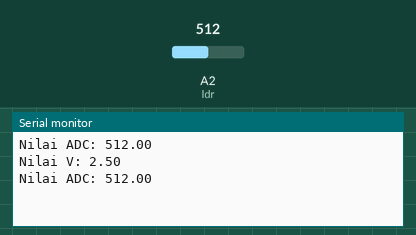
Recording of a sketch running on a simulated Arduino Uno, built with avr-gcc and run on an emulated ATmega328P. On the bench: the last lines printed to the serial monitor. The inputs (shaded band) are chosen by the test bench; at power-on: A2 (ldr) = 512.

Above: at 1.8 s.
1.9 s: A2 (ldr) set to 716
At 2.7 s:
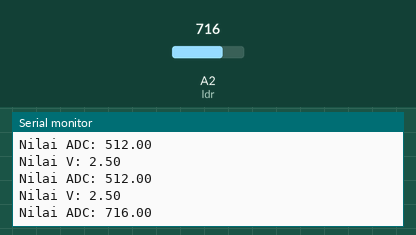
3.4 s: A2 (ldr) set to 900
At 4.8 s:
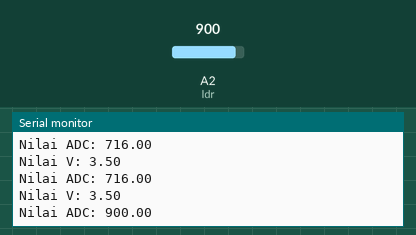
Timing chart, 0 to 6.4 s (numbered marks = the images above; inputs shaded):
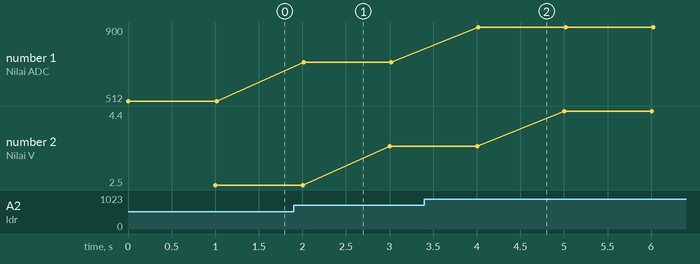

The sketch:

LDR.ino
```cpp
byte ldr= A2;
float nilai=0;

void setup(){
  Serial.begin(9600);
}

void loop(){
  nilai= analogRead(ldr);
  Serial.print("Nilai ADC: ");
  Serial.println(nilai);
  delay(1000);
  float V;
  V=nilai*5/1023;
  Serial.print("Nilai V: ");
  Serial.println(V);

}
```

Measured:
- after the input at 1.9 s, the serial monitor: prints a new line after 0.12 s (image 1)
- after the input at 3.4 s, the serial monitor: prints a new line after 0.62 s (image 2)
- plotted number 1: 512 → 716 after the input at 1.9 s, 716 → 900 after the input at 3.4 s
- plotted number 2: 2.5 → 3.5 after the input at 1.9 s, 3.5 → 4.4 after the input at 3.4 s
